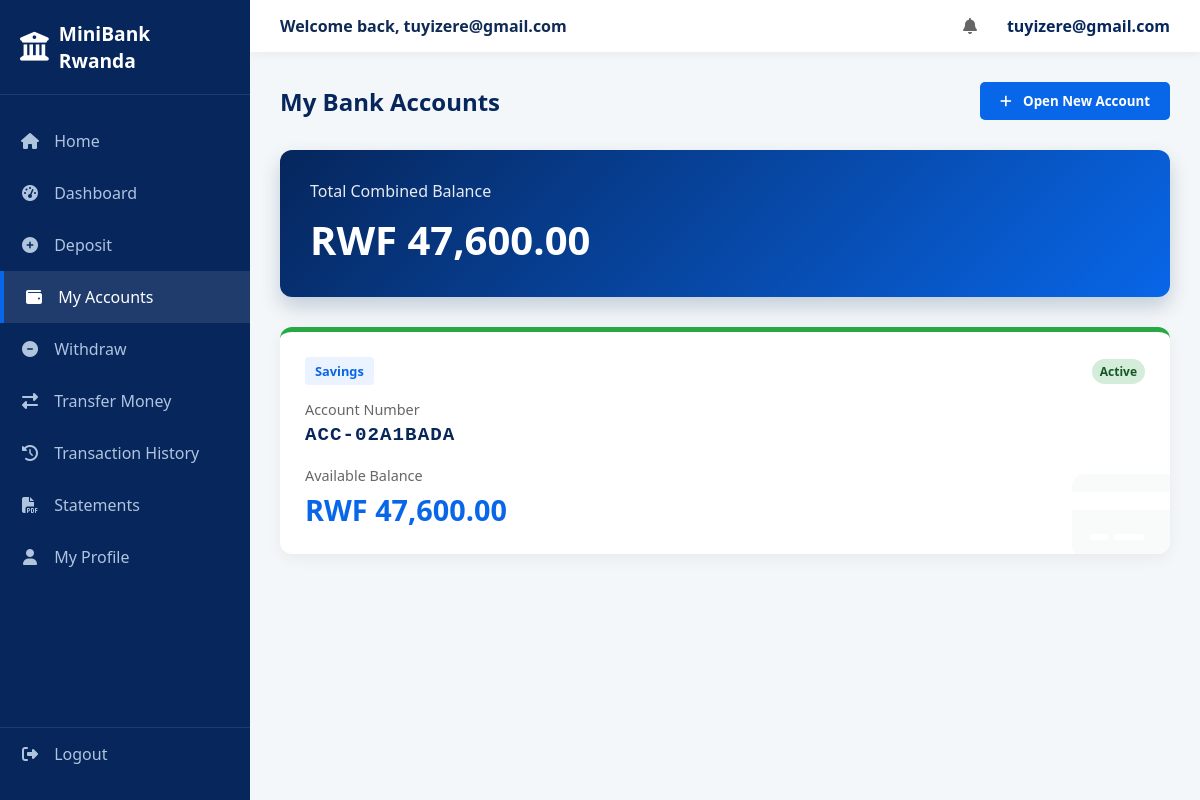
The app's page /public/customer/accounts.php (signed in) with its own data.
### tables this page shows
CREATE TABLE `accounts` (
  `id` int(11) NOT NULL AUTO_INCREMENT,
  `customer_id` int(11) NOT NULL,
  `account_number` varchar(20) NOT NULL,
  `account_type` enum('Savings','Current') DEFAULT 'Savings',
  `currency` varchar(3) DEFAULT 'RWF',
  `balance` decimal(18,2) DEFAULT 0.00,
  `status` enum('active','frozen','closed') DEFAULT 'active',
  `created_at` timestamp NOT NULL DEFAULT current_timestamp(),
  PRIMARY KEY (`id`),
  UNIQUE KEY `account_number` (`account_number`),
  KEY `customer_id` (`customer_id`),
  CONSTRAINT `accounts_ibfk_1` FOREIGN KEY (`customer_id`) REFERENCES `customers` (`id`) ON DELETE CASCADE
);

### app/Core/Database.php (called while the page is built, shortened)
<?php
class Database {
    private static $instance = null;
    private function __construct() {
        try {
            $this->pdo = new PDO("mysql:host=".DB_HOST.";dbname=".DB_NAME.";charset=utf8mb4", DB_USER, DB_PASS, [
                PDO::ATTR_ERRMODE => PDO::ERRMODE_EXCEPTION,
                PDO::ATTR_DEFAULT_FETCH_MODE => PDO::FETCH_ASSOC,
                PDO::ATTR_EMULATE_PREPARES => false
            ]);
        } catch (PDOException $e) {
            Logger::log("DB Connection Failed: " . $e->getMessage(), 'CRITICAL');
            die("Database connection failed. Check .env settings.");
        }
    }
    public static function getInstance() {
        if (!self::$instance) self::$instance = new Database();
        return self::$instance->pdo;
    }
}
?>

### app/Core/Auth.php (called while the page is built, shortened)
<?php
class Auth {
    public static function user() {
        return [
            'id' => $_SESSION['user_id'] ?? null,
            'role' => $_SESSION['role'] ?? null,
            'name' => $_SESSION['name'] ?? 'User',
            'email' => $_SESSION['email'] ?? ''
        ];
    }
}
?>

### app/Models/Account.php (called while the page is built, shortened)
<?php
require_once __DIR__ . '/../Core/Database.php';
class Account {
    private $db;
    public function __construct() {
        $this->db = Database::getInstance();
    }
    public function getByCustomer($userId) {
        $stmt = $this->db->prepare("
            SELECT a.* FROM accounts a
            JOIN customers c ON a.customer_id = c.id
            WHERE c.user_id = ?
        ");
        $stmt->execute([$userId]);
        return $stmt->fetchAll();
    }
    public function getTotalBalance($userId) {
        $stmt = $this->db->prepare("
            SELECT SUM(a.balance) as total FROM accounts a
            JOIN customers c ON a.customer_id = c.id
            WHERE c.user_id = ? AND a.status = 'active'
        ");
        $stmt->execute([$userId]);
        $res = $stmt->fetch();
        return $res['total'] ?? 0.00;
    }
}
?>

### app/Helpers/functions.php (called while the page is built, shortened)
<?php
require_once __DIR__ . '/../Core/Database.php';
function formatRWF($amount) {
    return 'RWF ' . number_format((float)$amount, 2);
}
?>

### public/customer/accounts.php (the view, shortened to what this page needs)
<?php
require_once '../../app/Views/layouts/header.php';
require_once '../../app/Models/Account.php';
$accountModel = new Account();
$accounts = $accountModel->getByCustomer($user['id']);
$totalBalance = $accountModel->getTotalBalance($user['id']);
?>
<div style="display: flex; justify-content: space-between; align-items: center; margin-bottom: 30px;">
    <h2 style="color: var(--primary-navy); margin: 0;">My Bank Accounts</h2>
    <button onclick="document.getElementById('openAccountModal').style.display='flex'" class="btn btn-primary">
        <i class="fas fa-plus"></i> Open New Account
    </button>
</div>
<div style="background: linear-gradient(135deg, var(--primary-navy) 0%, var(--primary-blue) 100%); color: white; padding: 30px; border-radius: 12px; margin-bottom: 30px; box-shadow: 0 10px 20px rgba(6,38,92,0.2);">
    <p style="margin: 0; opacity: 0.9; font-size: 1rem;">Total Combined Balance</p>
    <h1 style="margin: 10px 0 0 0; font-size: 2.5rem; font-weight: 800;"><?= formatRWF($totalBalance) ?></h1>
</div>
<div style="display: grid; grid-template-columns: repeat(auto-fit, minmax(300px, 1fr)); gap: 20px;">
    <?php if(empty($accounts)): ?>
        <div style="grid-column: 1 / -1; background: white; padding: 40px; text-align: center; border-radius: 12px;">
            <i class="fas fa-wallet fa-3x" style="color: #ddd; margin-bottom: 15px;"></i>
            <h3 style="color: #666; margin: 0;">No Accounts Found</h3>
            <p style="color: #888; margin-top: 5px;">You haven't opened any bank accounts yet.</p>
        </div>
    <?php else: ?>
        <?php foreach($accounts as $acc): ?>
        <div style="background: white; padding: 25px; border-radius: 12px; box-shadow: 0 5px 15px rgba(0,0,0,0.05); border-top: 5px solid <?= $acc['status'] == 'active' ? '#28a745' : '#dc3545' ?>; position: relative; overflow: hidden;">
            <i class="fas fa-credit-card" style="position: absolute; right: -10px; bottom: -10px; font-size: 6rem; color: #f4f7f6; opacity: 0.5; z-index: 0;"></i>
            <div style="position: relative; z-index: 1;">
                <div style="display: flex; justify-content: space-between; align-items: center; margin-bottom: 15px;">
                    <span style="background: var(--light-blue); color: var(--primary-blue); padding: 5px 10px; border-radius: 4px; font-size: 0.8rem; font-weight: 600;">
                        <?= htmlspecialchars($acc['account_type']) ?>
                    </span>
                    <span style="background: <?= $acc['status'] == 'active' ? '#d4edda' : '#f8d7da' ?>; color: <?= $acc['status'] == 'active' ? '#155724' : '#721c24' ?>; padding: 4px 8px; border-radius: 20px; font-size: 0.75rem; font-weight: 600;">
                        <?= ucfirst($acc['status']) ?>
                    </span>
                </div>
                <p style="color: #666; font-size: 0.9rem; margin: 0 0 5px 0;">Account Number</p>
                <h3 style="color: var(--primary-navy); font-family: monospace; font-size: 1.2rem; margin: 0 0 20px 0; letter-spacing: 1px;">
                    <?= htmlspecialchars($acc['account_number']) ?>
                </h3>
                <p style="color: #666; font-size: 0.9rem; margin: 0 0 5px 0;">Available Balance</p>
                <h2 style="color: var(--primary-blue); margin: 0; font-size: 1.8rem;">
                    <?= formatRWF($acc['balance']) ?>
                </h2>
            </div>
        </div>
        <?php endforeach; ?>
    <?php endif; ?>
</div>
<?php require_once '../../app/Views/layouts/footer.php'; ?>

### public/assets/css/style.css (style rules this page uses)
:root { --primary-navy: #06265C; --primary-blue: #0866E8; --light-blue: #EAF3FF; --white: #FFFFFF; --text-dark: #102A56; --success: #28a745; --danger: #dc3545; --font-family: 'Segoe UI', Tahoma, Geneva, Verdana, sans-serif; }
* { margin: 0; padding: 0; box-sizing: border-box; font-family: var(--font-family); }
body { background-color: #f4f7f6; color: var(--text-dark); }
.btn { padding: 10px 20px; border-radius: 5px; font-weight: 600; cursor: pointer; display: inline-block; transition: 0.3s; border: none; }
.btn-primary { background: var(--primary-blue); color: var(--white); }
.btn i { margin-right: 8px; }
.dashboard-body { display: flex; height: 100vh; background: #f4f7f9; }

### records on screen
accounts: account_type "Savings", status "Active", account_number "ACC-02A1BADA", balance "RWF 47,600.00"

### other values on screen
$settings['site_name'] "MiniBank Rwanda"
$user['email'] "tuyizere@gmail.com"
formatRWF($totalBalance) "RWF 47,600.00"
